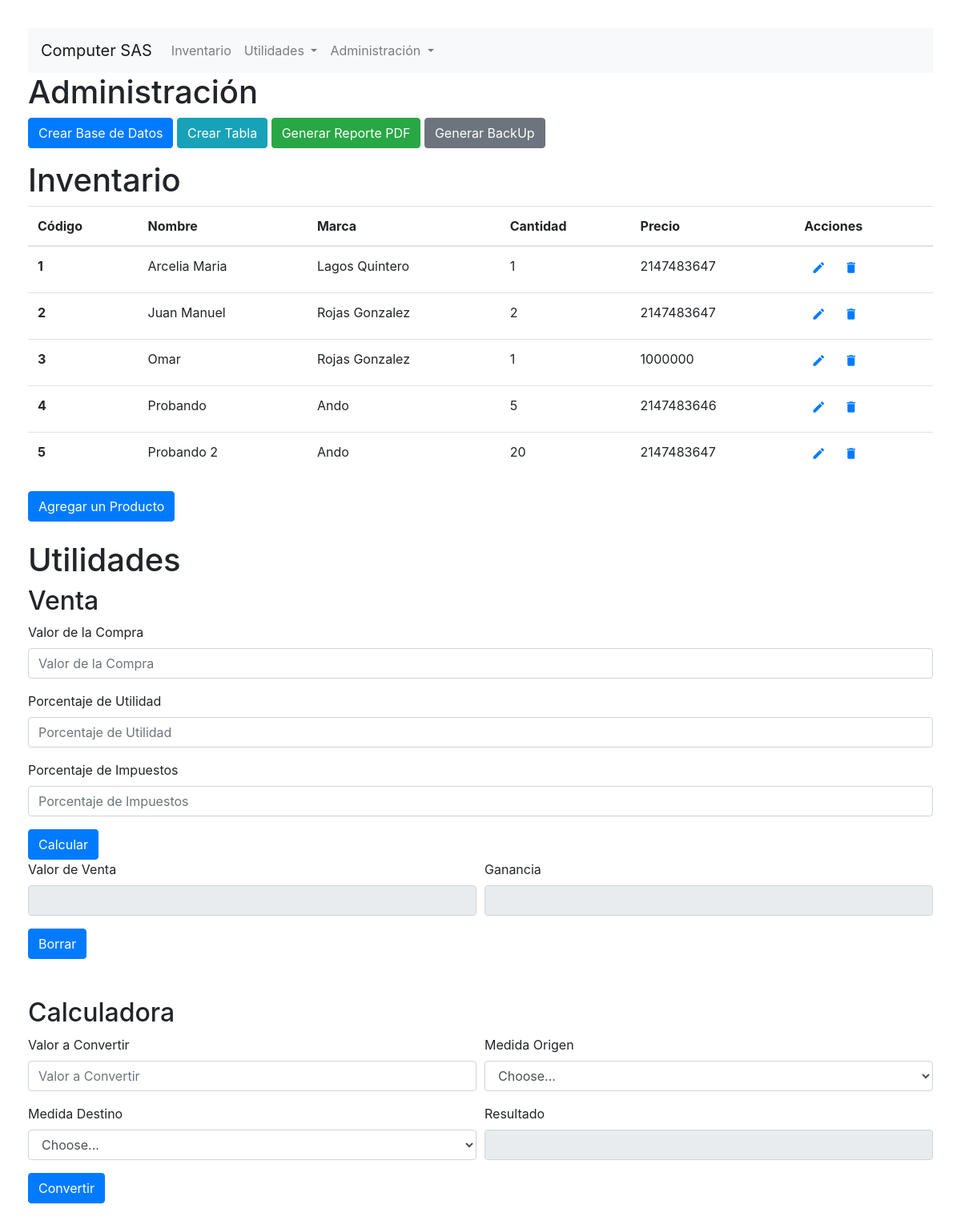
Before: / with the older database file.
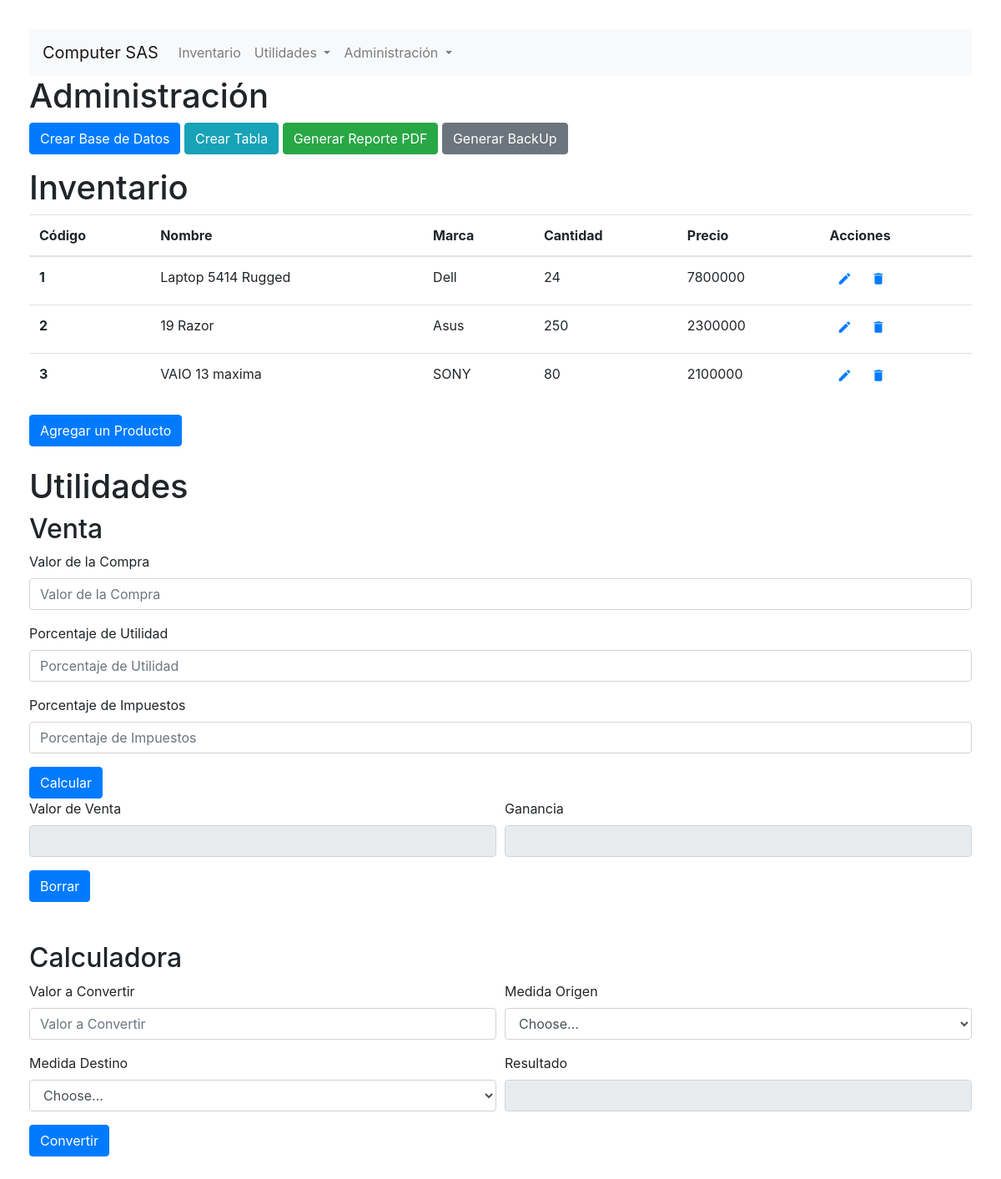
After: the same page with the newer database file.
### tables this page shows
CREATE TABLE `inventarios` (
  `id` int(10) NOT NULL AUTO_INCREMENT,
  `nombre` varchar(50) DEFAULT NULL,
  `marca` varchar(20) DEFAULT NULL,
  `cantidad` int(15) DEFAULT NULL,
  `precio` int(15) DEFAULT NULL,
  PRIMARY KEY (`id`)
);

### config.php (called while the page is built, shortened)
<?php
$servername = "localhost";
$username = "root";
$password = "";
$dbname = "bdunad2022";
function checkDB(){
    try {
        $ok = True;
    } catch (Exception $e){
        $ok = False;
    }
    return $ok;
}
function checkTable($tbName){
    global $servername, $username, $password, $dbname;
    $conn = mysqli_connect($servername, $username, $password, $dbname);
    $sql = "SHOW TABLES LIKE '". $tbName ."'";
    if ( $result = mysqli_query($conn, $sql)) {
        $ok = False;
        if($result->num_rows == 1) {
            $ok = True;
        }
    }
    else {
        $ok = False;
    }
    return $ok;
}
?>

### inventario.php (the view, shortened to what this page needs)
    <h1>Inventario</h1>
    <form action="crud.php" method="POST">
        <table class="table table-hover">
            <thead>
                <tr>
                    <th scope="col">Código</th>
                    <th scope="col">Nombre</th>
                    <th scope="col">Marca</th>
                    <th scope="col">Cantidad</th>
                    <th scope="col">Precio</th>
                    <th scope="col">Acciones</th>
                </tr>
            </thead>
            <tbody>
            <?php
                if (!checkDB()) {
            ?>
                <tr>
                    <th scope="row">No cuenta con BD</th>
                    <td>puede crearla</td>
                    <td>en menu</td>
                    <td>Administración</td>
                    <td>Crear</td>
                    <td>Base de Datos</td>
                </tr>
            </tbody>
        </table>
    </form>
            <?php
                } else {
                    if (checkTable('inventarios')){
                        $conn = mysqli_connect($servername, $username, $password, $dbname);
                        $sql = "SELECT * FROM inventarios";
                        $result = mysqli_query($conn, $sql);
                        if (mysqli_num_rows($result) > 0) {
                            while($row = mysqli_fetch_assoc($result)) {
            ?>
                <tr>
                    <th scope="row"><?php echo $row['id'] ?></th>
                    <td><?php echo $row['nombre'] ?></td>
                    <td><?php echo $row['marca'] ?></td>
                    <td><?php echo $row['cantidad'] ?></td>
                    <td><?php echo $row['precio'] ?></td>
                    <td>
                        <a href="interface.php?action=update&id=<?php echo $row['id'] ?>" role="button" class="btn btn-secundary btn-sm">
                                <span class="material-icons" style="font-size: 18px;" >mode_edit</span>
                        </a>
                        <a href="crud.php?action=delete&id=<?php echo $row['id'] ?>" role="button" class="btn btn-secundary btn-sm">
                                <span class="material-icons" style="font-size: 18px;" >delete</span>
                        </a>
                    </td>
                </tr>
            <?php
                            }
                       }
            ?>
            </tbody>
    </table>
</form>
<a href="interface.php" class="btn btn-primary" role="button">Agregar un Producto</a>
                <?php
                    }
                }
                ?>

### header.php (shortened to what this page needs)
<!doctype html>
<html lang="es">
    <head>
        <link rel="stylesheet" href="https://cdn.jsdelivr.net/npm/bootstrap@4.1.3/dist/css/bootstrap.min.css">
    </head>
    <body style="padding:35px;">
        <header>
            <nav class="navbar navbar-expand-lg navbar-light bg-light">
                <a class="navbar-brand" href="index.php">Computer SAS</a>
                <div class="collapse navbar-collapse" id="navbarTogglerDemo02">
                    <ul class="navbar-nav mr-auto mt-2 mt-lg-0">
                        <li class="nav-item">
                            <a class="nav-link" href="#">Inventario</a>
                        </li>
                        <li class="nav-item dropdown">
                            <a class="nav-link dropdown-toggle" href="#" id="navbarDropdownMenuLink" data-toggle="dropdown" aria-haspopup="true" aria-expanded="false">
                                Utilidades
                            </a>
                        </li>
                        <li class="nav-item dropdown">
                            <a class="nav-link dropdown-toggle" href="#" id="navbarDropdownMenuLink" data-toggle="dropdown" aria-haspopup="true" aria-expanded="false">
                                Administración
                            </a>
                        </li>
                    </ul>
                </div>
            </nav>
        </header>

### administracion.php
<h1>Administración</h1>
<p>
        <a href="crearBD.php" class="btn btn-primary" role="button" target="_blank">Crear Base de Datos</a>
        <a href="crearTabla.php" class="btn btn-info" role="button" >Crear Tabla</a>
        <a href="report.php" class="btn btn-success" role="button" >Generar Reporte PDF</a>
        <a href="backup.php" class="btn btn-secondary" role="button" >Generar BackUp</a>
</p>

### utilidades.php (shortened to what this page needs)
<br><br>
<h1 id="utilidades">Utilidades</h1>
<h2 id = "ventas">Venta</h2>
<div>
    <form name="fVenta" id="fVenta" action="index.html" method="POST">
        <div class="form-group">
            <label for="validationDefault01">Valor de la Compra</label>
            <input type="text" class="form-control" id="validationDefault01" name="validationDefault01" placeholder="Valor de la Compra" required>
        </div>
        <div class="form-group">
            <label for="validationDefault02">Porcentaje de Utilidad</label>
            <input type="text" class="form-control" id="validationDefault02" name="validationDefault02" placeholder="Porcentaje de Utilidad" required>
        </div>
        <div class="form-group">
            <label for="validationDefault03">Porcentaje de Impuestos</label>
            <input type="text" class="form-control" id="validationDefault03" name="validationDefault03" placeholder="Porcentaje de Impuestos" required>
        </div>
        <button type="button" value="calcular" onclick="saleValue()" class="btn btn-primary">Calcular</button>
        <div class="form-row">
            <div class="form-group col-md-6">
                <label for="validationDefault04">Valor de Venta</label>
                <input type="text" class="form-control" id="validationDefault04" name="validationDefault04"  disabled>
            </div>
            <div class="form-group col-md-6">
                <label for="validationDefault05">Ganancia</label>
                <input type="text" class="form-control" id="validationDefault05" name="validationDefault05"  disabled>
            </div>
        </div>
        <button type="button" value="borrar" onclick="cleanform()" class="btn btn-primary">Borrar</button>
    </form>
</div>
<br><br>
<h2 id="calculadora">Calculadora</h2>
<div>
    <form name="fConverter" id="fConverter" action="index.html" method="POST">
        <div class="form-row">
            <div class="form-group col-md-6">
                <label for="validationDefault06">Valor a Convertir</label>
                <input type="number" class="form-control" id="validationDefault06" placeholder="Valor a Convertir">
            </div>
            <div class="form-group col-md-6">
                <label for="measureOrigin">Medida Origen</label>
                <select id="measureOrigin" class="form-control">
                    <option selected>Choose...</option>
                </select>
            </div>
        </div>
        <div class="form-row">
            <div class="form-group col-md-6">
                <label for="measureRequired">Medida Destino</label>
                <select id="measureRequired" class="form-control">
                    <option selected>Choose...</option>
                </select>
            </div>
            <div class="form-group col-md-6">
                <label for="validationDefault07">Resultado</label>
                <input type="number" class="form-control" id="validationDefault07" name="validationDefault07"  disabled>
            </div>
        </div>
        <button type="button" value="convertir" onclick="ConverterValue()" class="btn btn-primary">Convertir</button>
    </form>
</div>

### index.php
<?php
    include 'config.php';
    include 'header.php';
    include 'administracion.php';
    include 'inventario.php';
    include 'utilidades.php';
?>
    </body>
</html>

Changed rows visible on the page:
removed inventarios: id "4", nombre "Probando", marca "Ando", cantidad "5", precio "2147483646"
removed inventarios: id "5", nombre "Probando 2", marca "Ando", cantidad "20", precio "2147483647"
changed inventarios id 1: nombre "Arcelia Maria" → "Laptop 5414 Rugged"; marca "Lagos Quintero" → "Dell"; cantidad "1" → "24"; precio "2147483647" → "7800000"
changed inventarios id 2: nombre "Juan Manuel" → "19 Razor"; marca "Rojas Gonzalez" → "Asus"; cantidad "2" → "250"; precio "2147483647" → "2300000"
changed inventarios id 3: nombre "Omar" → "VAIO 13 maxima"; marca "Rojas Gonzalez" → "SONY"; cantidad "1" → "80"; precio "1000000" → "2100000"
